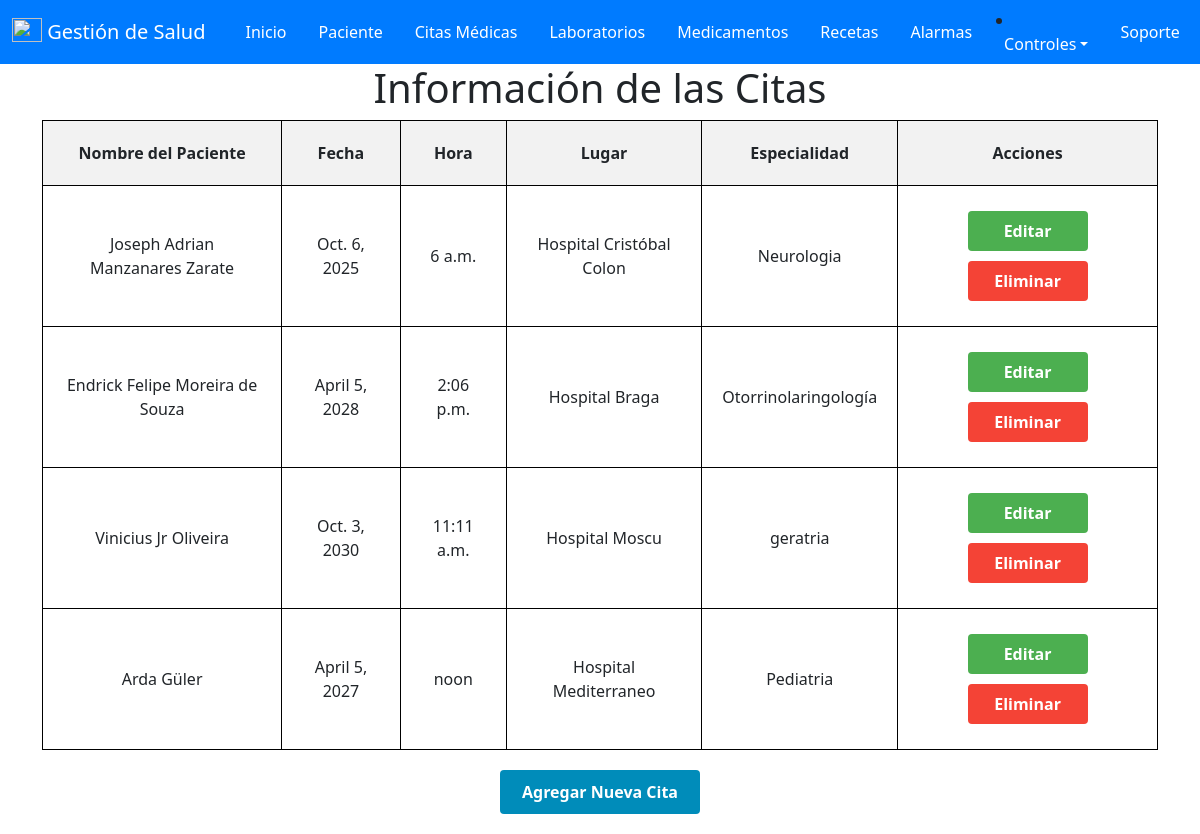
The page /citas/ (signed in) on the database as committed earlier.
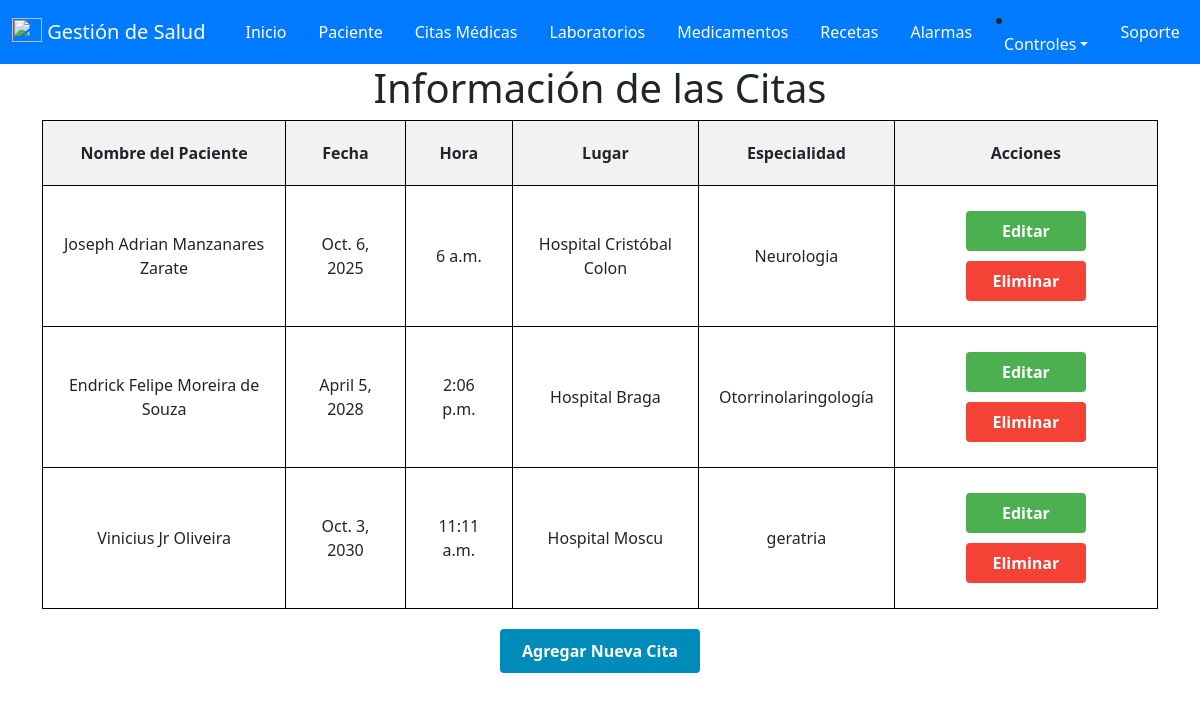
The same page on the database as committed later.
### salud/models.py (models this page shows, shortened)
class cita(models.Model):
    id_Cita = models.AutoField(primary_key=True , verbose_name='ID_Cita')
    id_paciente = models.ForeignKey(paciente, on_delete=models.CASCADE)
    fecha = models.DateField(null=False, verbose_name='Fecha')
    hora = models.TimeField(null=False, verbose_name='Hora')
    lugar = models.CharField(max_length=200, verbose_name='Lugar')
    especialidad = models.CharField(max_length=50, verbose_name='Especialidad')
    id_usuario = models.ForeignKey(User, on_delete=models.CASCADE)

class paciente(models.Model):
    id_paciente = models.AutoField(primary_key=True , verbose_name='ID_Paciente')
    cedula = models.IntegerField(null=True,verbose_name='Cedula')
    nombre = models.CharField(max_length=50, verbose_name='Nombre')
    apellido = models.CharField(max_length=50, verbose_name='Apellido')
    sexo = models.CharField(max_length=20, verbose_name='Sexo')
    fecha_Nacimiento = models.DateField(null=True, verbose_name='Fecha de Nacimiento')
    edad = models.IntegerField ( verbose_name='Edad')
    direccion = models.CharField(max_length=50, verbose_name='Direccion')
    telefono = models.IntegerField( verbose_name='Telefono')
    email = models.EmailField( verbose_name='Email')
    id_usuario = models.ForeignKey(User, on_delete=models.CASCADE)

### salud/views.py (the view)
# urls.py: path('citas/', views.citas, name='citas'),
@login_required(login_url='/accounts/login/')
def citas(request):
    citas = cita.objects.filter(id_usuario=request.user)
    context = {
        'citas': citas
    }
    return render(request, 'Programar/citas.html', context)

### salud/templates/Programar/citas.html (shortened to what this page needs)
{% extends "base.html" %}
{% block contenido %}
<!DOCTYPE html>
<html>
<head>
</head>
<body>
    <h1>Información de las Citas</h1>
    <form method="post" action="{% url 'citas' %}">
        <table>
            <thead>
                <tr>
                    <th>Nombre del Paciente</th>
                    <th>Fecha</th>
                    <th>Hora</th>
                    <th>Lugar</th>
                    <th>Especialidad</th>
                    <th>Acciones</th>
                </tr>
            </thead>
            <tbody>
                {% for cita in citas %}
                <tr>
                    <td>{{ cita.id_paciente.nombre }} {{ cita.id_paciente.apellido }}</td>
                    <td>{{ cita.fecha }}</td>
                    <td>{{ cita.hora }}</td>
                    <td>{{ cita.lugar }}</td>
                    <td>{{ cita.especialidad }}</td>
                    <td>
                        <a href= "{% url 'editar_cita' cita.id_Cita %}"class="button edit-button">Editar</a>
                        <a href="{% url 'eliminar_cita' cita.id_Cita %}" class="button delete-button" onclick="return confirm('¿Estás seguro de que deseas eliminar esta cita?');">Eliminar</a>
                    </td>
                </tr>
                {% empty %}
                <tr>
                    <td colspan="6">No hay Citas disponibles.</td>
                </tr>
                {% endfor %}
            </tbody>
        </table>
        <a href="{% url 'agregar_cita' %}" class="button add-button">Agregar Nueva Cita</a>
    </form>
</body>
</html>
{% endblock %}

Rows that differ between the two databases and show on the page:
removed cita: id_paciente.nombre "Arda", id_paciente.apellido "Güler", fecha "April 5, 2027", hora "noon", lugar "Hospital Mediterraneo", especialidad "Pediatria"
